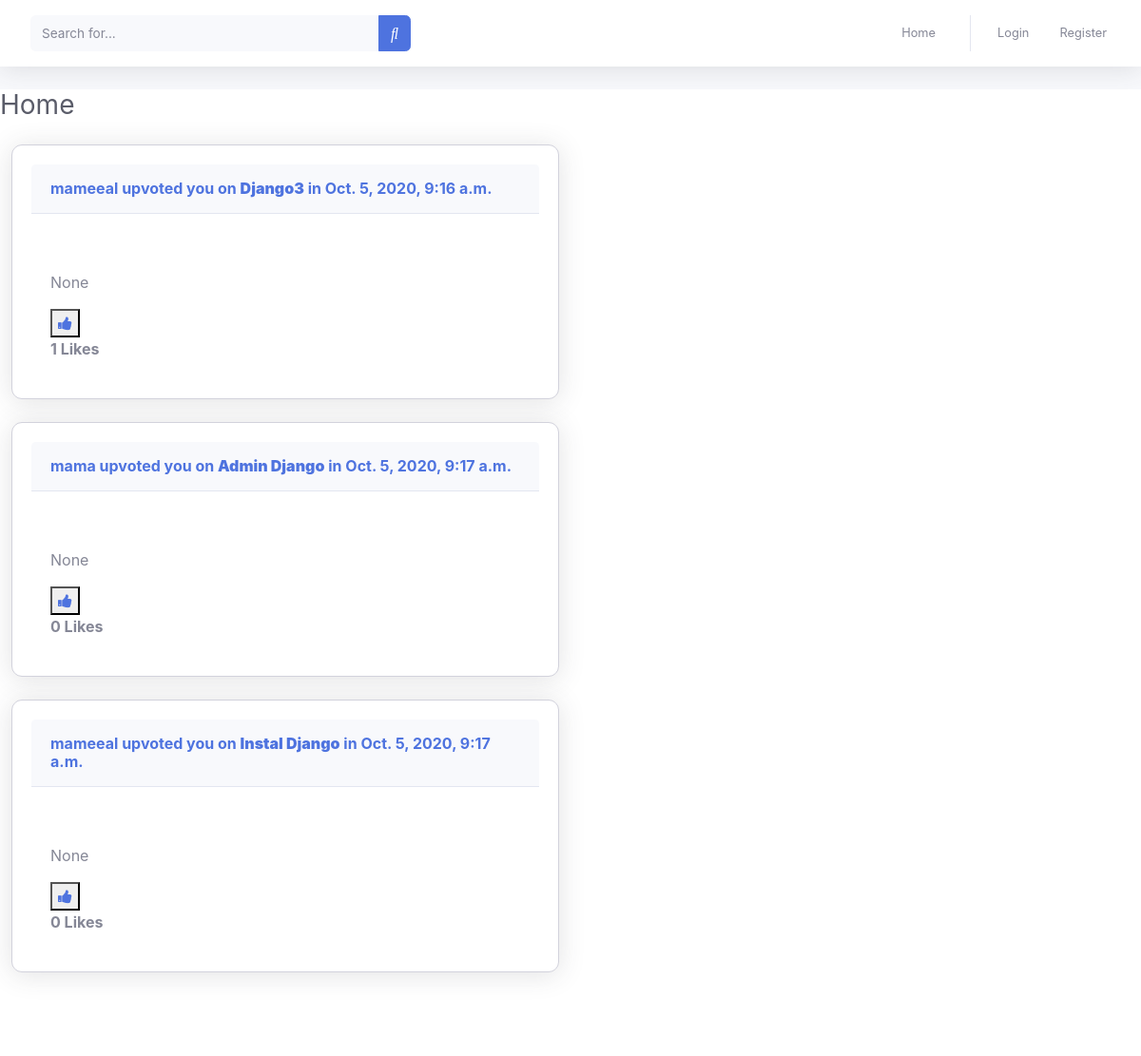
The app's page /, older data.
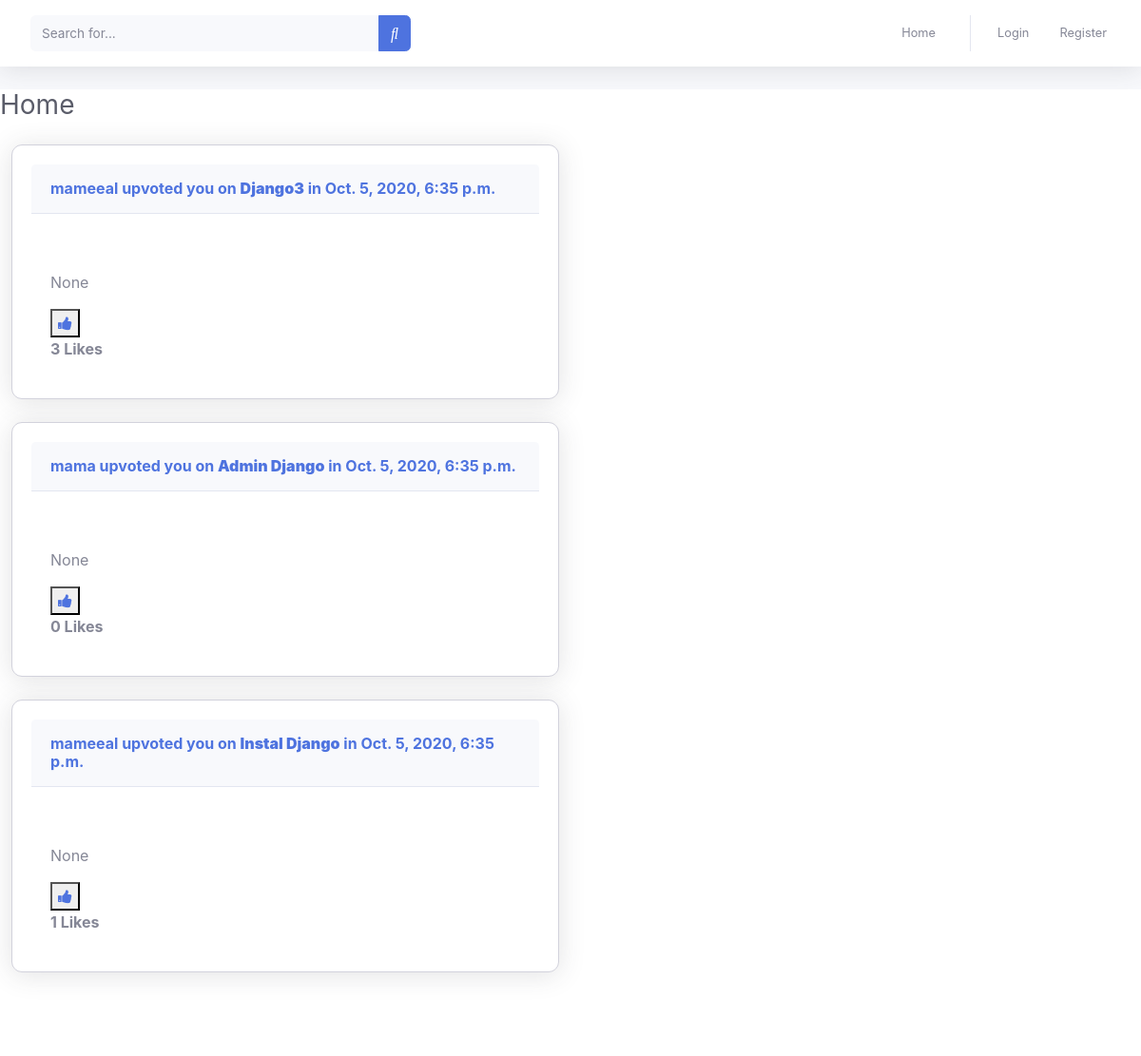
The same page, newer data.
### TopicComment/models.py (models this page shows, shortened)
class Topic(models.Model):
	user       = models.ForeignKey(User, related_name='user', on_delete=models.CASCADE  )
	topc_title = models.CharField(max_length=100)
	content    = RichTextField(blank=True, null=True)
	created_at = models.DateTimeField(auto_now=True)
	update_at  = models.DateTimeField(auto_now_add=True)
	like      = models.ManyToManyField(User,default=None,blank=True,)
	image = models.ImageField(upload_to='imageTopic/',null=True)

### home/views.py (the view)
# urls.py: path('',alltopic,name='all_topic'),
def alltopic(request):
	topic = Topic.objects.all()
	return render(request,'home.html',{'all_topic':topic})

### home/templates/home.html (shortened to what this page needs)
 {% extends 'main.html' %}
 {% load static %}
{% block content %}
 <div class="d-sm-flex align-items-center justify-content-between mb-4">
            <h1 class="h3 mb-0 text-gray-800">Home</h1>
          </div>
{% for topic in all_topic %}
 <div class="col-lg-6 mb-4">
              <div class="card shadow mb-4 ">
                <div class="card-header py-3">
                  <h6 class="m-0 font-weight-bold text-primary"> {{topic.user}} upvoted you on <a href="{% url 'TopicComment:topic_details' topic.id %}"><strong>{{topic.topc_title}}</strong></a> in  {{topic.created_at}} </h6>
                </div>
                <div class="card-body">
                  <div class="text-center">
                  </div>
                  <p>{{topic.content| safe  }}</p>
                   <form class="form1" action="{% url 'TopicComment:like_topic'  %}" method="POST">
  {% if user not in topic.like.all %}
<button type="submit"><a href=""  > <i class="fa fa-thumbs-up" aria-hidden="true"></i></a></button>
{% else %}
<a href=""><button type="submit"> <i class="fa fa-thumbs-down" aria-hidden="true"></i></button></a>
  {% endif %}
 </form>
 <strong>{{topic.like.all.count}} Likes</strong>
                </div>
              </div>
            </div>
{% endfor %}
{% endblock %}

### templates/main.html (shortened to what this page needs)
{% load static %}
 <!DOCTYPE html>
<html lang="en">
<head>
  <link rel="stylesheet" href="https://stackpath.bootstrapcdn.com/font-awesome/4.7.0/css/font-awesome.min.css">
 <link rel="stylesheet" href="https://cdnjs.cloudflare.com/ajax/libs/font-awesome/4.7.0/css/font-awesome.min.css">
  <link rel="stylesheet" href="https://maxcdn.bootstrapcdn.com/bootstrap/4.3.1/css/bootstrap.min.css">
  <link href="{% static 'css/sb-admin-2.min.css' %}" rel="stylesheet">
<link href="{% static 'css/style.css' %}" rel="stylesheet">
</head>
<body id="page-top">
  <div id="wrapper">
    <div id="content-wrapper" class="d-flex flex-column">
      <div id="content">
        <nav class="navbar navbar-expand navbar-light bg-white topbar mb-4 static-top shadow">
          <form class="d-none d-sm-inline-block form-inline mr-auto ml-md-3 my-2 my-md-0 mw-100 navbar-search">
            <div class="input-group">
              <input type="text" class="form-control bg-light border-0 small" placeholder="Search for..." aria-label="Search" aria-describedby="basic-addon2">
              <div class="input-group-append">
                <button class="btn btn-primary" type="button">
                  <i class="fas fa-search fa-sm"></i>
                </button>
              </div>
            </div>
          </form>
          <ul class="navbar-nav ml-auto">
             <li class="nav-item">
                <a class="nav-link" href="{% url 'home:all_topic' %}">
                  <span class="mr-2 d-none d-lg-inline text-gray-600 small">Home </span>
                </a>
              </li>
            {% if user.is_authenticated %}
              <li class="nav-item">
                <a class="nav-link" href="{% url 'accounts:logout' %}">
                  <span class="mr-2 d-none d-lg-inline text-gray-600 small">Logout</span>
                </a>
              </li>
               <li class="nav-item">
                <a class="nav-link" href="{% url 'TopicComment:all_topic' %}">
                  <span class="mr-2 d-none d-lg-inline text-gray-600 small">My Comments </span>
                </a>
              </li>
             <li class="nav-item">
              <a class="nav-link" href="">
                <span class="mr-2 d-none d-lg-inline text-gray-600 small">Profile</span>
              </a>
            </li>
            <li class="nav-item">
              <a class="nav-link" href="#">
                <span class="mr-2 d-none d-lg-inline text-gray-600 small">{{user.username}}</span>
                <img class="img-profile rounded-circle" src=" {{ profile.image_url|default_if_none:'#' }}">
              </a>
            </li>
            {% else %}
              <li class="nav-item">
                <a class="nav-link" href="{% url 'accounts:login' %}">
                  <span class="mr-2 d-none d-lg-inline text-gray-600 small">Login</span>
                </a>
              </li>
             <li class="nav-item">
                <a class="nav-link" href="{% url 'accounts:signup' %}">
                  <span class="mr-2 d-none d-lg-inline text-gray-600 small">Register</span>
                </a>
              </li>
 {% endif %}
              </div>
        </div>
      </div>
{% block content %}
{% endblock %}
      <footer class="sticky-footer bg-white">
      </footer>
</body>
</html>

### static/css/style.css (style rules this page uses)
.card { position: relative; display: flex; padding: 20px; flex-direction: column; min-width: 0; word-wrap: break-word; background-color: #fff; background-clip: border-box; border: 1px solid #d2d2dc; border-radius: 11px; -webkit-box-shadow: 0px 0px 5px 0px rgb(249, 249, 250); -moz-box-shadow: 0px 0px 5px 0px rgba(212, 182, 212, 1); box-shadow: 0px 0px 5px 0px rgb(161, 163, 164) }

Row changes from the older to the newer data that the page shows:
changed Topic "Django3": created_at "Oct. 5, 2020, 9:16 a.m." → "Oct. 5, 2020, 6:35 p.m."; like.all.count "1" → "3"
changed Topic "Admin Django": created_at "Oct. 5, 2020, 9:17 a.m." → "Oct. 5, 2020, 6:35 p.m."
changed Topic "Instal Django": created_at "Oct. 5, 2020, 9:17 a.m." → "Oct. 5, 2020, 6:35 p.m."; like.all.count "0" → "1"
